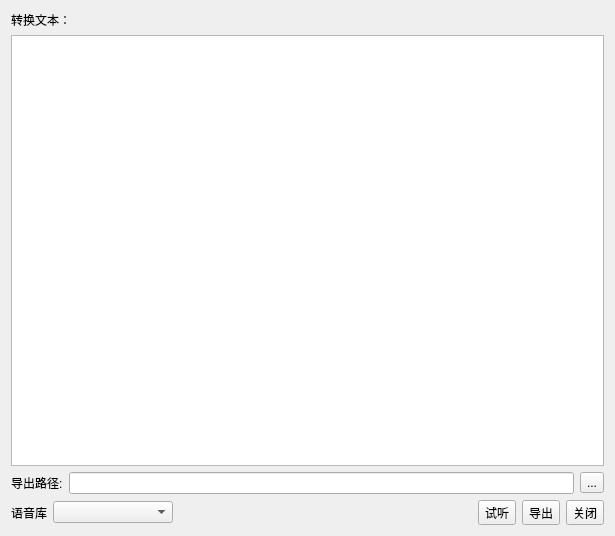
<?xml version="1.0" encoding="UTF-8"?>
<ui version="4.0">
 <class>VoiceEdit</class>
 <widget class="QDialog" name="VoiceEdit">
  <property name="geometry">
   <rect>
    <x>0</x>
    <y>0</y>
    <width>615</width>
    <height>536</height>
   </rect>
  </property>
  <property name="windowTitle">
   <string>VoiceEdit</string>
  </property>
  <property name="styleSheet">
   <string notr="true"/>
  </property>
  <layout class="QGridLayout" name="gridLayout">
   <item row="0" column="0">
    <widget class="QLabel" name="label">
     <property name="text">
      <string>转换文本：</string>
     </property>
    </widget>
   </item>
   <item row="1" column="0">
    <widget class="QTextEdit" name="textEdit"/>
   </item>
   <item row="2" column="0">
    <layout class="QHBoxLayout" name="horizontalLayout">
     <item>
      <widget class="QLabel" name="labelPath">
       <property name="text">
        <string>导出路径:</string>
       </property>
      </widget>
     </item>
     <item>
      <widget class="QLineEdit" name="lineEditPath">
       <property name="readOnly">
        <bool>true</bool>
       </property>
      </widget>
     </item>
     <item>
      <widget class="QToolButton" name="tbSelectFolder">
       <property name="text">
        <string>...</string>
       </property>
      </widget>
     </item>
    </layout>
   </item>
   <item row="3" column="0">
    <layout class="QHBoxLayout" name="horizontalLayout_2">
     <item>
      <widget class="QLabel" name="labelAudio">
       <property name="text">
        <string>语音库</string>
       </property>
      </widget>
     </item>
     <item>
      <widget class="QComboBox" name="comboBoxAudio">
       <property name="minimumSize">
        <size>
         <width>120</width>
         <height>0</height>
        </size>
       </property>
      </widget>
     </item>
     <item>
      <spacer name="horizontalSpacer">
       <property name="orientation">
        <enum>Qt::Horizontal</enum>
       </property>
       <property name="sizeHint" stdset="0">
        <size>
         <width>40</width>
         <height>20</height>
        </size>
       </property>
      </spacer>
     </item>
     <item>
      <widget class="QLabel" name="labelTip">
       <property name="minimumSize">
        <size>
         <width>80</width>
         <height>0</height>
        </size>
       </property>
       <property name="text">
        <string/>
       </property>
      </widget>
     </item>
     <item>
      <widget class="QToolButton" name="tbTryListen">
       <property name="text">
        <string>试听</string>
       </property>
      </widget>
     </item>
     <item>
      <widget class="QToolButton" name="tbConvert">
       <property name="text">
        <string>导出</string>
       </property>
      </widget>
     </item>
     <item>
      <widget class="QToolButton" name="tbClose">
       <property name="text">
        <string>关闭</string>
       </property>
      </widget>
     </item>
    </layout>
   </item>
  </layout>
 </widget>
 <layoutdefault spacing="6" margin="11"/>
 <resources>
  <include location="resourse.qrc"/>
 </resources>
 <connections/>
</ui>
